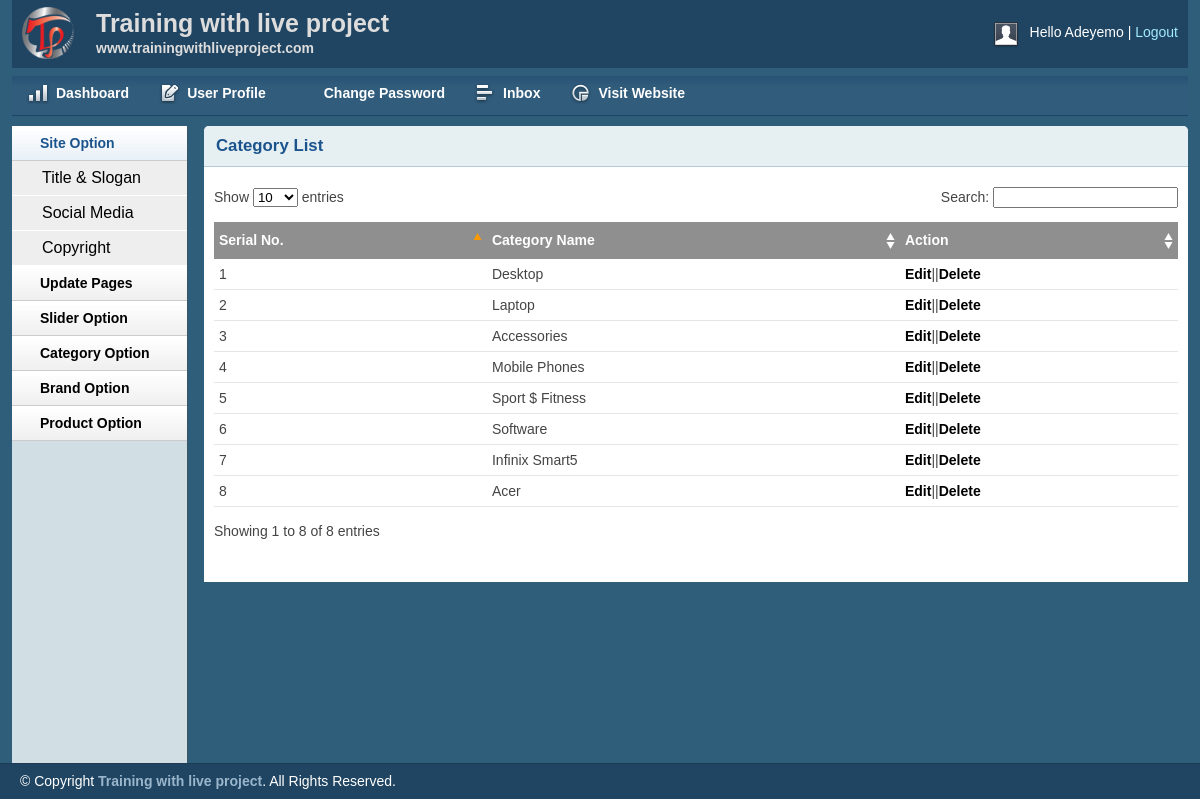
The app's page /admin/catlist.php (signed in) with its own data.
### tables this page shows
CREATE TABLE `tbl_category` (
  `catId` int(11) NOT NULL,
  `catName` varchar(255) NOT NULL
);

### lib/Database.php (called while the page is built, shortened)
<?php
class Database
{
    public $host   = DB_HOST;
    public $user   = DB_USER;
    public $pass   = DB_PASS;
    public $dbname = DB_NAME;
    public $link;
    private function connectDB()
    {
        $this->link = new mysqli($this->host, $this->user, $this->pass, $this->dbname);
    }
    public function select($query)
    {
        $result = $this->link->query($query) or die($this->link->error . __LINE__);
        if ($result->num_rows > 0) {
            return $result;
        } else {
            return false;
        }
    }
}

### classes/Category.php (called while the page is built, shortened)
<?php
$filepath = realpath(dirname(__FILE__));
include_once($filepath . "/../lib/Database.php");
?>
<?php
class Category
{
    private $db;
    public function __construct()
    {
        $this->db =  new Database();
    }
    public function getAllCat()
    {
        $query = "SELECT * FROM tbl_category ORDER BY catId DESC ";
        $result = $this->db->select($query);
        return $result;
    }
}
?>

### admin/catlist.php (the view, shortened to what this page needs)
<?php include 'inc/header.php'; ?>
<?php include 'inc/sidebar.php'; ?>
<?php include("../classes/Category.php"); ?>
<?php
$cat = new Category();
?>
<div class="grid_10">
	<div class="box round first grid">
		<h2>Category List</h2>
		<div class="block">
			<table class="data display datatable" id="example">
				<thead>
					<tr>
						<th>Serial No.</th>
						<th>Category Name</th>
						<th>Action</th>
					</tr>
				</thead>
				<tbody>
					<?php
					$getCat = $cat->getAllCat();
					if ($getCat) {
						$i = 0;
						while ($result = $getCat->fetch_assoc()) {
							$i++
					?>
							<tr class="odd gradeX">
								<td><?php echo $i  ?></td>
								<td><?php echo $result['catName'] ?></td>
								<td>
									<a href="catedit.php?catid=<?php echo $result['catId']; ?>">Edit</a>||<a onclick="return confirm('Are you sure to delete!')" href="?delcat=<?php echo $result['catId']; ?>">Delete</a>
								</td>
							</tr>
					<?php
						}
					}
					?>
				</tbody>
			</table>
		</div>
	</div>
</div>
<?php include 'inc/footer.php'; ?>

### admin/css/layout.css (style rules this page uses)
body { background: #fff none repeat scroll 0 0; color: #444; font-size: 14px; padding: 0; }
a { color: #000; font-weight:bold; text-decoration: none; }
h1, h2, h3, h4, h5, h6 { line-height:1.2em; margin-bottom:.3em; }
h2 { margin-top:1em; }
.box { background:#fff; margin-bottom:20px; padding:10px 10px 10px 10px; margin-left:-8px; }
.box.grid { padding-bottom:40px; }
.box.round { -moz-border-radius: 5px 5px 0px 0px; -webkit-border-radius: 5px 5px 0px 0px; border-radius: 5px 5px 0px 0px; }
.box h2 { font-size:1.2em; font-weight:bold; color:#1B548D; background:#E6F0F3; margin:-10px -10px 0 -10px; padding:10px 12px; border-bottom:1px solid #B3CBD6; -moz-border-radius: 5px 5px 0px 0px; -webkit-border-radius: 5px 5px 0px 0px; border-radius: 5px 5px 0px 0px; }
.box.first { min-height: 406px; }
.block { padding-top:20px; }
.block { padding-bottom:1px; }
table.display { margin: 0 auto; clear: both; width: 100%; }
.sorting_asc { background: #8f8f8f url(../img/table/sort_asc.png) no-repeat center right; padding:8px 5px; text-align:left; color:#fff; }
.sorting { background:#8f8f8f url(../img/table/sort_both.png) no-repeat center right; padding:8px 5px; text-align:left; color:#fff; }
tr.odd { height: 30px; line-height: 30px; border-bottom:1px solid #e6e6e6; }
tr.even { height: 30px; line-height: 30px; border-bottom:1px solid #e6e6e6; }
tr.odd td, tr.even td { padding-left:5px; }

### records on screen
tbl_category: catName "Desktop"
tbl_category: catName "Laptop"
tbl_category: catName "Accessories"
tbl_category: catName "Mobile Phones"
tbl_category: catName "Sport $ Fitness"
tbl_category: catName "Software"
tbl_category: catName "Infinix Smart5"
tbl_category: catName "Acer"

### other values on screen
Session::get('adminName') "Adeyemo"
